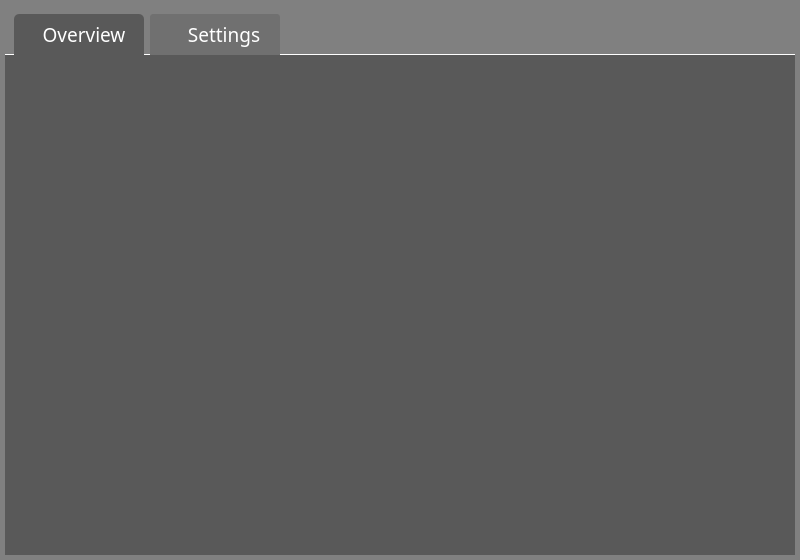
<?xml version="1.0" encoding="UTF-8"?>
<ui version="4.0">
 <class>Main</class>
 <widget class="QMainWindow" name="Main">
  <property name="geometry">
   <rect>
    <x>0</x>
    <y>0</y>
    <width>800</width>
    <height>560</height>
   </rect>
  </property>
  <property name="windowTitle">
   <string>NexusRFIDReader</string>
  </property>
  <widget class="QWidget" name="centralwidget">
   <property name="minimumSize">
    <size>
     <width>800</width>
     <height>540</height>
    </size>
   </property>
   <property name="maximumSize">
    <size>
     <width>16777215</width>
     <height>16777215</height>
    </size>
   </property>
   <property name="styleSheet">
    <string notr="true">#centralwidget{
background-color: #808080;
}</string>
   </property>
   <layout class="QVBoxLayout" name="verticalLayout">
    <property name="spacing">
     <number>0</number>
    </property>
    <property name="leftMargin">
     <number>5</number>
    </property>
    <property name="topMargin">
     <number>5</number>
    </property>
    <property name="rightMargin">
     <number>5</number>
    </property>
    <property name="bottomMargin">
     <number>5</number>
    </property>
    <item>
     <widget class="QWidget" name="header" native="true">
      <property name="minimumSize">
       <size>
        <width>0</width>
        <height>50</height>
       </size>
      </property>
      <property name="maximumSize">
       <size>
        <width>16777215</width>
        <height>60</height>
       </size>
      </property>
      <property name="styleSheet">
       <string notr="true">#header {
  background-color: #808080;
  border-top-right-radius: 3px;
  border-top-left-radius: 3px;
  border-bottom: 1px solid #FFFFFF;
}</string>
      </property>
      <layout class="QHBoxLayout" name="horizontalLayout">
       <property name="bottomMargin">
        <number>0</number>
       </property>
       <item>
        <widget class="QToolButton" name="btn_overview">
         <property name="sizePolicy">
          <sizepolicy hsizetype="Fixed" vsizetype="Preferred">
           <horstretch>0</horstretch>
           <verstretch>0</verstretch>
          </sizepolicy>
         </property>
         <property name="minimumSize">
          <size>
           <width>130</width>
           <height>0</height>
          </size>
         </property>
         <property name="font">
          <font>
           <family>Gilroy</family>
           <pointsize>14</pointsize>
          </font>
         </property>
         <property name="styleSheet">
          <string notr="true">color: #FFFFFF;
background-color: #595959;
border-top-right-radius: 5px;
border-top-left-radius: 5px;
padding-left: 10px;</string>
         </property>
         <property name="text">
          <string> Overview </string>
         </property>
         <property name="icon">
          <iconset resource="pl.qrc">
           <normaloff>:/img/img/home.png</normaloff>:/img/img/home.png</iconset>
         </property>
         <property name="iconSize">
          <size>
           <width>24</width>
           <height>24</height>
          </size>
         </property>
         <property name="toolButtonStyle">
          <enum>Qt::ToolButtonStyle::ToolButtonTextBesideIcon</enum>
         </property>
        </widget>
       </item>
       <item>
        <widget class="QToolButton" name="btn_settings">
         <property name="sizePolicy">
          <sizepolicy hsizetype="Fixed" vsizetype="Preferred">
           <horstretch>0</horstretch>
           <verstretch>0</verstretch>
          </sizepolicy>
         </property>
         <property name="minimumSize">
          <size>
           <width>130</width>
           <height>0</height>
          </size>
         </property>
         <property name="font">
          <font>
           <family>Gilroy</family>
           <pointsize>14</pointsize>
          </font>
         </property>
         <property name="styleSheet">
          <string notr="true">color: #FFFFFF;
border: none;
border-top-right-radius: 3px;
border-top-left-radius: 3px;
background-color: #707070;
padding-left: 18px;</string>
         </property>
         <property name="text">
          <string>Settings</string>
         </property>
         <property name="icon">
          <iconset resource="pl.qrc">
           <normaloff>:/img/img/gear-48.png</normaloff>:/img/img/gear-48.png</iconset>
         </property>
         <property name="iconSize">
          <size>
           <width>24</width>
           <height>24</height>
          </size>
         </property>
         <property name="toolButtonStyle">
          <enum>Qt::ToolButtonStyle::ToolButtonTextBesideIcon</enum>
         </property>
        </widget>
       </item>
       <item>
        <spacer name="horizontalSpacer">
         <property name="orientation">
          <enum>Qt::Orientation::Horizontal</enum>
         </property>
         <property name="sizeHint" stdset="0">
          <size>
           <width>181</width>
           <height>20</height>
          </size>
         </property>
        </spacer>
       </item>
      </layout>
     </widget>
    </item>
    <item>
     <widget class="QStackedWidget" name="stack">
      <property name="styleSheet">
       <string notr="true">background-color: #595959;</string>
      </property>
      <property name="currentIndex">
       <number>-1</number>
      </property>
     </widget>
    </item>
   </layout>
  </widget>
 </widget>
 <resources>
  <include location="pl.qrc"/>
 </resources>
 <connections/>
</ui>
